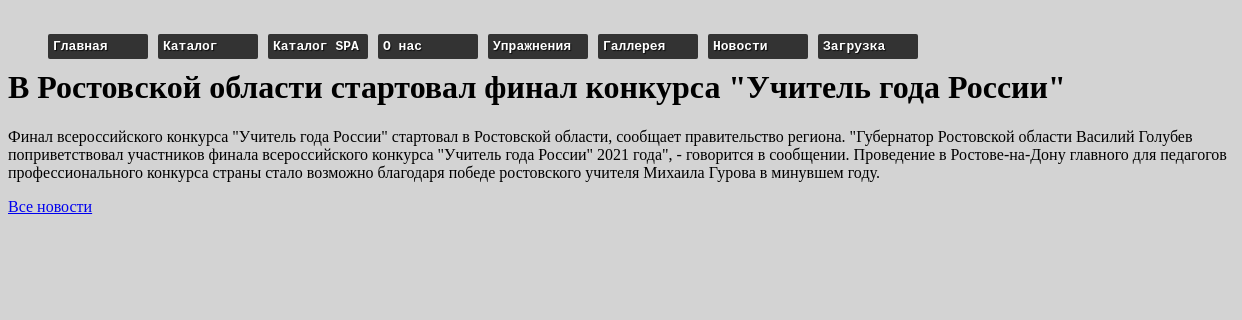
/onenews/?id=1, run on the app's committed database.
### tables this page shows
CREATE TABLE `news` (
  `id` int UNSIGNED NOT NULL,
  `title` varchar(255) NOT NULL,
  `text` text NOT NULL,
  `likes` int DEFAULT '0'
);

### engine/functions.php (called while the page is built, shortened)
<?php
function render($page, $params = []){
    return renderTemplate(LAYOUTS_DIR . $params['layout'], [
            'menu' => '<div class="menu">'. renderMenu($params['menu']) . '</div>',
            'content' => renderTemplate($page, $params),
            'title' => $params['title']
        ]
    );
}
function renderTemplate($page, $params = []) {
    extract($params);
    include TEMPLATE_DIR . $page .".php";
    return ob_get_clean();
}

### engine/db.php (called while the page is built, shortened)
<?php
function getDb() {
    static $db = null;
    if(is_null($db)){
        $db = @mysqli_connect(HOST, USER, PASS, DB) or die("Could not connect: " . mysqli_connect_error());
    }
    return $db;
}
function getOneResult($sql) {
    $result = @mysqli_query(getDb(), $sql) or die(mysqli_error(getDb()));
    return mysqli_fetch_assoc($result);
}

### engine/news.php (called while the page is built, shortened)
<?php
function getOneNews($id) {
    return getOneResult("SELECT title, text FROM news WHERE id =" . $id);
}

### templates/onenews.php (the view)
<div>
    <h1><?=$news['title']?></h1>
    <p><?=$news['text']?></p>
</div>
<div>
    <a href="/news">Все новости</a>
</div>

### public/css/style.css (style rules this page uses)
body { background-color: lightgray; }

### data on the page
news: title "В Ростовской области стартовал финал конкурса \"Учитель года России\"", text "Финал всероссийского конкурса \"Учитель года России\" стартовал в Ростовской области, сообщает правительство региона. \"Губернатор Ростовской области Василий Голубев поприветствовал участников финала всероссийского конкурса \"Учитель года России\" 2021 года\", - говорится в сообщении. Проведение в Ростове-на-Дону главного для педагогов профессионального конкурса страны стало возможно благодаря победе ростовского учителя Михаила Гурова в минувшем году."

### other printed values
$item['name'] "Главная"
$item['name'] "Каталог"
$item['name'] "Каталог SPA"
$item['name'] "О нас"
$item['name'] "Упражнения"
$item['name'] "Галлерея"
$item['name'] "Новости"
$item['name'] "Загрузка"
